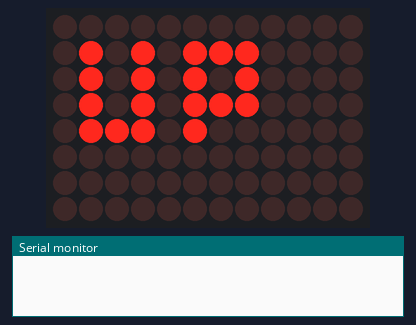
Recording of a sketch running on a simulated Arduino Uno R4 WiFi. Parts: 12×8 LED matrix, the last lines printed to the serial monitor.

Above: at 0.44 s.
At 1.06 s:
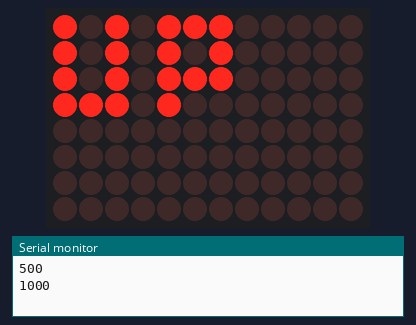

The sketch:

ep6-7.ino
```cpp
#include "Arduino_LED_Matrix.h"
#include "animation.h"

ArduinoLEDMatrix matrix;  // Declare the matrix object

void setup() {
  Serial.begin(115200);
  matrix.loadSequence(animation);  // Load the animation sequence
  matrix.begin();  // Initialize the LED matrix
  matrix.play(true);  // Start playing the animation in a loop
}

void loop() {
  delay(500);
  Serial.println(millis());  // Print the millis to serial monitor
}

/*use animation.h
const uint32_t animation[][4] = {
	{
		2147483648,
		4194304,
		1,
		1000
	},
  {
		21,
		43008,
		3840,
		1000
	},
  {
		4026531840,
		251658240,
		15728640,
		1000
	},
	{
		0,
		0,
		0,
		1000
  }
};*/
```

animation.h
```cpp
//ใส่ในไฟล์ep4-7 และ ep5-7
const uint32_t animation[][4] = {
	{
		0xae0aa0ae,
		0xe800000,
		0x0,
		66
	},
	{
		0x57055,
		0x5707400,
		0x0,
		66
	},
	{
		0x2b,
		0x82a82b83,
		0xa0000000,
		66
	},
	{
		0x0,
		0x15c1541,
		0x5c1d0000,
		66
	},
	{
		0x0,
		0xae0,
		0xaa0ae0e8,
		66
	},
	{
		0x2b,
		0x82a82b83,
		0xa0000000,
		66
	},
	{
		0x57055,
		0x5707400,
		0x0,
		66
	},
	{
		0xae0aa0ae,
		0xe800000,
		0x0,
		66
	}
};
```
